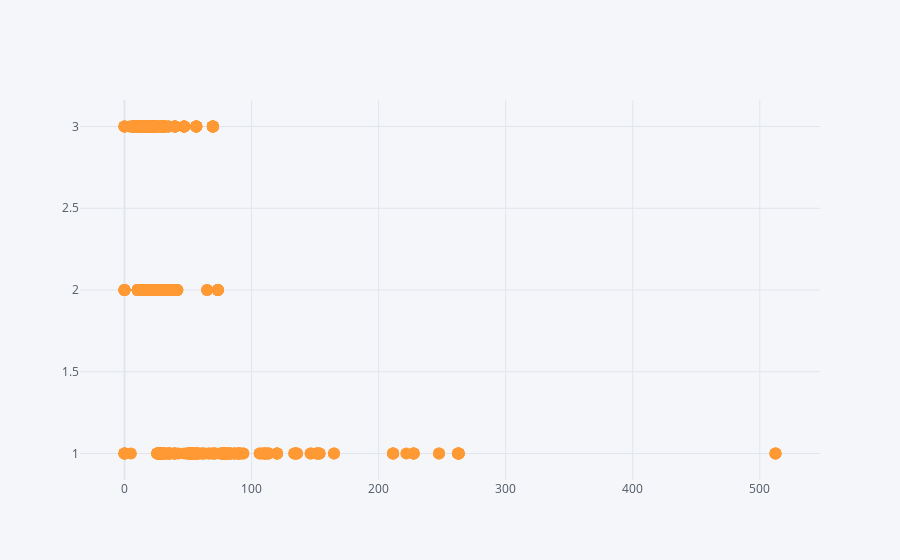

Source (notebook cell):
### Code cell
df2.iplot(x = 'fare', y = 'pclass', mode = 'markers')

### Figure 1 — Plotly figure (JSON) as saved in the notebook; plotly's stock layout.template omitted (floating-point values rounded to 4 significant figures; data arrays with more than 128 entries replaced by an {"elided": "..."} marker saying what was removed)
{"data": [{"line": {"color": "rgba(255, 153, 51, 1.0)", "dash": "solid", "shape": "linear", "width": 1.3}, "marker": {"size": 12, "symbol": "circle"}, "mode": "markers", "name": "pclass", "text": "", "type": "scatter", "x": {"elided": "891 float values"}, "y": {"elided": "891 int values"}}], "layout": {"legend": {"bgcolor": "#F5F6F9", "font": {"color": "#4D5663"}}, "paper_bgcolor": "#F5F6F9", "plot_bgcolor": "#F5F6F9", "title": {"font": {"color": "#4D5663"}}, "xaxis": {"gridcolor": "#E1E5ED", "showgrid": true, "tickfont": {"color": "#4D5663"}, "title": {"font": {"color": "#4D5663"}, "text": ""}, "zerolinecolor": "#E1E5ED"}, "yaxis": {"gridcolor": "#E1E5ED", "showgrid": true, "tickfont": {"color": "#4D5663"}, "title": {"font": {"color": "#4D5663"}, "text": ""}, "zerolinecolor": "#E1E5ED"}}}
